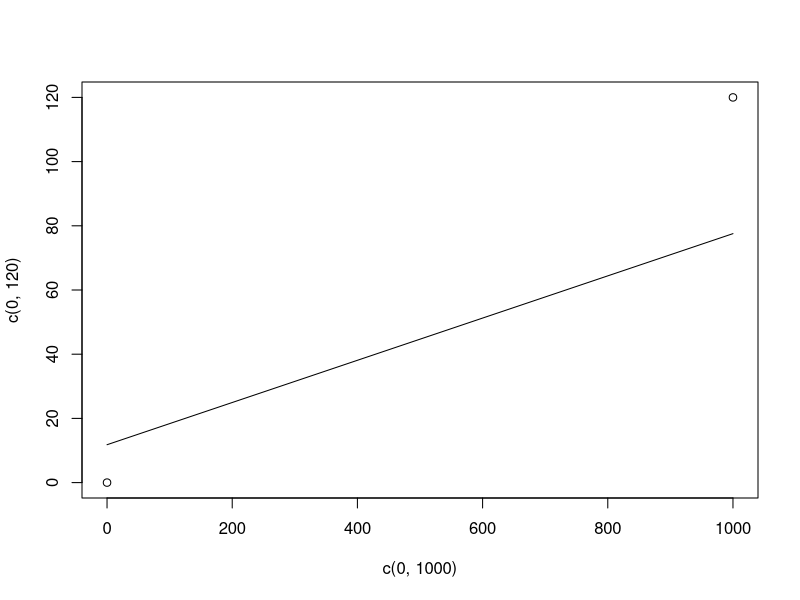

The R script that drew this image:
#Codigo para problema 1

r = 0.1923
cor = sqrt(r)
0.06576*647.1+11.79755
x = 0:1000
plot(c(0, 1000), c(0, 120))
lines(x, 0.06576*x+11.79755)
